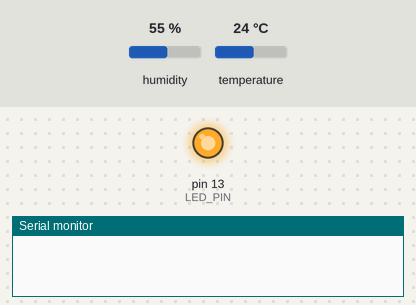
Bench run of a program on a simulated Arduino Uno, built with avr-gcc and run on an emulated ATmega328P. Parts: output pins drawn as LEDs (lit = HIGH), the last lines printed to the serial monitor. Inputs (shaded band) come from the test bench; at power-on: humidity 55 %, temperature 24 °C.

Above: at 2.05 s.
At 3.3 s:
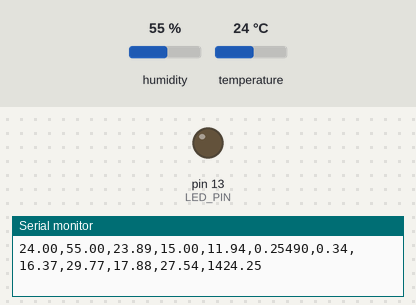
Timing chart, 0 to 7.5 s (numbered marks = the images above):
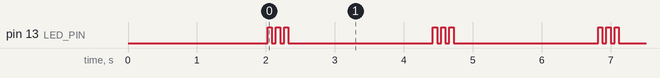

The program:

main.cpp
```cpp
#include <DHT.h>

#define DHTPIN 2         // Pin where the DHT11 is connected
#define DHTTYPE DHT11    // DHT11 sensor
#define LED_PIN 13       // On-board LED pin for Arduino Uno

DHT dht(DHTPIN, DHTTYPE);

void blinkLed(int times, int delayMs) {
  for (int i = 0; i < times; i++) {
    digitalWrite(LED_PIN, HIGH);
    delay(delayMs);
    digitalWrite(LED_PIN, LOW);
    delay(delayMs);
  }
}

void setup() {
  Serial.begin(9600);
  dht.begin();
  pinMode(LED_PIN, OUTPUT); // Set LED pin as output
  delay(2000); // Allow sensor startup time
}

void loop() {
  float temp = dht.readTemperature();  // Celsius
  float hum = dht.readHumidity();

  if (isnan(temp) || isnan(hum)) {
    Serial.println("nan,nan,nan,nan,nan,nan,nan,nan,nan,nan,nan,nan");
    delay(1000);
    return;
  }

  // Calculations
  float heatIndex = dht.computeHeatIndex(temp, hum, false);
  float dewPoint = temp - ((100 - hum) / 5.0);
  float absHumidity = 216.7 * ((hum / 100.0) * 6.112 * exp((17.62 * temp) / (243.12 + temp)) / (273.15 + temp));
  float specificHumidity = (0.622 * (hum / 100.0)) / (1 + (0.622 * (hum / 100.0))); // Approximate
  float mixingRatio = (622 * (hum / 100.0)) / (1000 - (hum / 100.0));
  float vaporPressure = hum / 100.0 * 6.112 * exp((17.62 * temp) / (243.12 + temp));
  float satVaporPressure = 6.112 * exp((17.62 * temp) / (243.12 + temp));
  float wetBulb = temp * atan(0.151977 * sqrt(hum + 8.313659)) + atan(temp + hum) - atan(hum - 1.676331) + 0.00391838 * pow(hum, 1.5) * atan(0.023101 * hum) - 4.686035;
  float humidex = temp + 0.5555 * (vaporPressure - 10.0);
  float enthalpy = 1.006 * temp + (2501 + 1.86 * temp) * hum / 100.0;

  // Blink LED 3 times quickly
  blinkLed(3, 60);

  // Send data
  Serial.print(temp, 2); Serial.print(",");
  Serial.print(hum, 2); Serial.print(",");
  Serial.print(heatIndex, 2); Serial.print(",");
  Serial.print(dewPoint, 2); Serial.print(",");
  Serial.print(absHumidity, 2); Serial.print(",");
  Serial.print(specificHumidity, 5); Serial.print(",");
  Serial.print(mixingRatio, 2); Serial.print(",");
  Serial.print(vaporPressure, 2); Serial.print(",");
  Serial.print(satVaporPressure, 2); Serial.print(",");
  Serial.print(wetBulb, 2); Serial.print(",");
  Serial.print(humidex, 2); Serial.print(",");
  Serial.println(enthalpy, 2);

  delay(2000); // Wait before next read
}
```

Measured:
- by itself, pin 13 (LED_PIN): repeats every 2.4 s: 2 × (LOW 0.06 s, HIGH 0.06 s), LOW 2.1 s, HIGH 0.06 s
- by itself, everything shown: repeats every 2.4 s, in 6 steps
